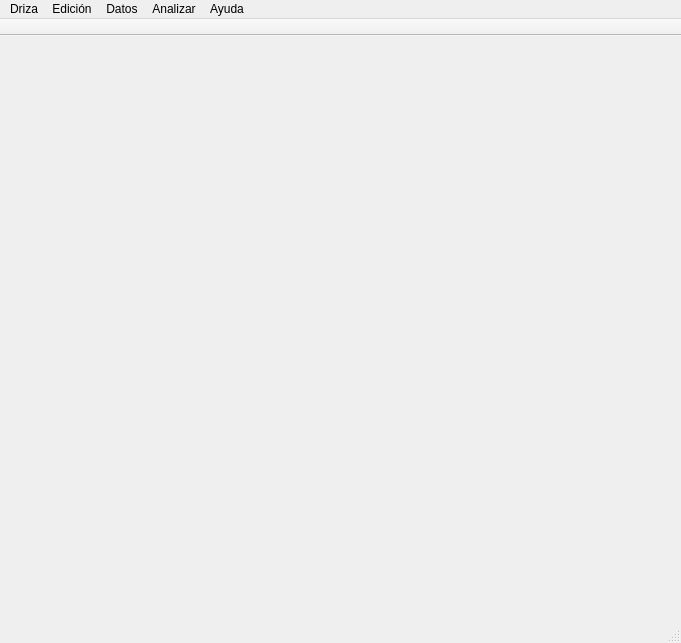
<ui version="4.0" >
 <class>VentanaPrincipal</class>
 <widget class="QMainWindow" name="VentanaPrincipal" >
  <property name="geometry" >
   <rect>
    <x>0</x>
    <y>0</y>
    <width>681</width>
    <height>643</height>
   </rect>
  </property>
  <property name="windowTitle" >
   <string>Driza</string>
  </property>
  <widget class="QWidget" name="centralwidget" >
   <layout class="QHBoxLayout" >
    <item>
     <widget class="QStackedWidget" name="stackedWidget" >
      <widget class="QWidget" name="page" />
      <widget class="QWidget" name="page_2" />
     </widget>
    </item>
   </layout>
  </widget>
  <widget class="QMenuBar" name="menubar" >
   <property name="geometry" >
    <rect>
     <x>0</x>
     <y>0</y>
     <width>681</width>
     <height>26</height>
    </rect>
   </property>
   <widget class="QMenu" name="menuDriza" >
    <property name="title" >
     <string>Driza</string>
    </property>
    <addaction name="actionNuevo_proyecto" />
    <addaction name="actionAbrir_Proyecto" />
    <addaction name="actionImportar" />
    <addaction name="actionGuardar" />
    <addaction name="actionGuardar_como" />
    <addaction name="separator" />
    <addaction name="actionConfiguraci_n" />
    <addaction name="separator" />
    <addaction name="actionSalir" />
   </widget>
   <widget class="QMenu" name="menuEdici_n" >
    <property name="title" >
     <string>Edición</string>
    </property>
    <addaction name="actionDeshacer" />
    <addaction name="actionRehacer" />
    <addaction name="separator" />
    <addaction name="actionCotar" />
    <addaction name="actionCopiar" />
    <addaction name="actionPegar" />
    <addaction name="separator" />
    <addaction name="actionBuscar" />
    <addaction name="actionBorrar" />
   </widget>
   <widget class="QMenu" name="menuDatos" >
    <property name="title" >
     <string>Datos</string>
    </property>
    <addaction name="actionCrear_nuevas_variables" />
    <addaction name="actionFiltrar" />
   </widget>
   <widget class="QMenu" name="menuAnalizar" >
    <property name="title" >
     <string>Analizar</string>
    </property>
   </widget>
   <widget class="QMenu" name="menuAyuda" >
    <property name="title" >
     <string>Ayuda</string>
    </property>
    <addaction name="actionAyuda" />
    <addaction name="separator" />
    <addaction name="actionAcerca" />
   </widget>
   <addaction name="menuDriza" />
   <addaction name="menuEdici_n" />
   <addaction name="menuDatos" />
   <addaction name="menuAnalizar" />
   <addaction name="menuAyuda" />
  </widget>
  <widget class="QStatusBar" name="statusbar" />
  <widget class="QToolBar" name="toolBar" >
   <property name="windowTitle" >
    <string>toolBar</string>
   </property>
   <property name="movable" >
    <bool>false</bool>
   </property>
   <property name="iconSize" >
    <size>
     <width>32</width>
     <height>32</height>
    </size>
   </property>
   <attribute name="toolBarArea" >
    <enum>TopToolBarArea</enum>
   </attribute>
   <attribute name="toolBarBreak" >
    <bool>false</bool>
   </attribute>
  </widget>
  <action name="actionNuevo_proyecto" >
   <property name="text" >
    <string>Nuevo proyecto</string>
   </property>
  </action>
  <action name="actionAbrir_Proyecto" >
   <property name="text" >
    <string>Abrir Proyecto</string>
   </property>
  </action>
  <action name="actionImportar" >
   <property name="text" >
    <string>Importar</string>
   </property>
  </action>
  <action name="actionGuardar" >
   <property name="text" >
    <string>Guardar</string>
   </property>
  </action>
  <action name="actionGuardar_como" >
   <property name="text" >
    <string>Guardar como...</string>
   </property>
  </action>
  <action name="actionConfiguraci_n" >
   <property name="text" >
    <string>Configuración</string>
   </property>
  </action>
  <action name="actionSalir" >
   <property name="text" >
    <string>Salir</string>
   </property>
  </action>
  <action name="actionDeshacer" >
   <property name="text" >
    <string>Deshacer</string>
   </property>
  </action>
  <action name="actionRehacer" >
   <property name="text" >
    <string>Rehacer</string>
   </property>
  </action>
  <action name="actionCotar" >
   <property name="enabled" >
    <bool>false</bool>
   </property>
   <property name="text" >
    <string>Cortar</string>
   </property>
  </action>
  <action name="actionCopiar" >
   <property name="enabled" >
    <bool>false</bool>
   </property>
   <property name="text" >
    <string>Copiar</string>
   </property>
  </action>
  <action name="actionPegar" >
   <property name="enabled" >
    <bool>false</bool>
   </property>
   <property name="text" >
    <string>Pegar</string>
   </property>
  </action>
  <action name="actionBuscar" >
   <property name="enabled" >
    <bool>false</bool>
   </property>
   <property name="text" >
    <string>Buscar</string>
   </property>
  </action>
  <action name="actionBorrar" >
   <property name="enabled" >
    <bool>false</bool>
   </property>
   <property name="text" >
    <string>Borrar</string>
   </property>
  </action>
  <action name="actionCrear_nuevas_variables" >
   <property name="enabled" >
    <bool>false</bool>
   </property>
   <property name="text" >
    <string>Crear nuevas variables</string>
   </property>
  </action>
  <action name="actionFiltrar" >
   <property name="enabled" >
    <bool>false</bool>
   </property>
   <property name="text" >
    <string>Filtrar</string>
   </property>
  </action>
  <action name="actionDescriptivos" >
   <property name="text" >
    <string>Descriptivos</string>
   </property>
  </action>
  <action name="actionMedia_de_dos_muestras_independientes" >
   <property name="text" >
    <string>Media de dos muestras independientes</string>
   </property>
  </action>
  <action name="actionAyuda" >
   <property name="enabled" >
    <bool>false</bool>
   </property>
   <property name="text" >
    <string>Ayuda</string>
   </property>
  </action>
  <action name="actionAcerca" >
   <property name="text" >
    <string>Acerca...</string>
   </property>
  </action>
 </widget>
 <resources/>
 <connections/>
</ui>
